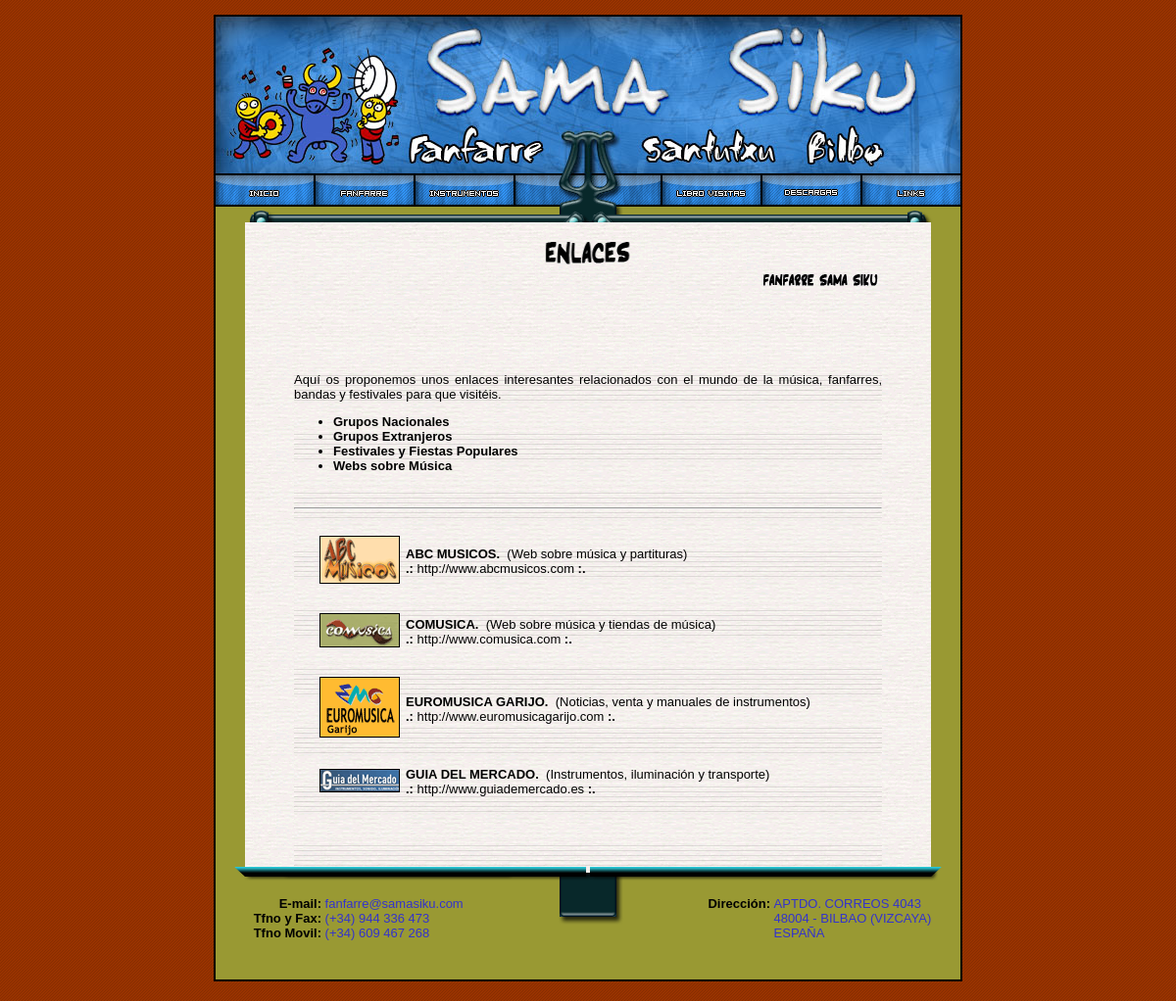
Page /cast/enlaces.php?Id_grupo=4 on the committed database.
### tables this page shows
CREATE TABLE `grupoenlaces` (
  `Id_grupo` int(11) NOT NULL auto_increment,
  `Grupo` varchar(50) default NULL,
  `Orden` int(11) default NULL,
  PRIMARY KEY  (`Id_grupo`)
);

CREATE TABLE `enlaces` (
  `Id_enlaces` int(11) NOT NULL auto_increment,
  `Titulo` varchar(50) default NULL,
  `Comentario` varchar(50) default NULL,
  `Web` varchar(50) default NULL,
  `Foto` varchar(50) default NULL,
  `Grupo` int(11) default NULL,
  PRIMARY KEY  (`Id_enlaces`)
);

### cast/enlaces.php (the view, shortened to what this page needs)
<?php
	$link = mysql_connect("localhost", "samasiku", "kaochimqqf00");
	$Id_grupo = $_GET["Id_grupo"];
	include ("inc/cabecera.php");
?>
				<br />
				<img src="/imagenes/enlaces.png" width="95" height="30" alt="" />
				<br />
				<img src="/imagenes/autor.png" width="125" height="20" style="float:right" alt="" />
				</div>
				<div id="parti">
		<p>Aqu&iacute; os proponemos unos enlaces interesantes relacionados
		con el mundo de la m&uacute;sica, fanfarres, bandas y festivales para que visit&eacute;is.</p>
<?php
	$result2 = mysql_query("SELECT * FROM grupoenlaces ORDER BY Orden", $link);
	if ($r2 = mysql_fetch_array($result2))
	{
			echo "<ul> \n";
		Do
		{
			echo "<li><a href=\"?Id_grupo=".$r2[Id_grupo]."\"><b>".$r2["Grupo"]."</b></a></li> \n";
		}
		while ($r2 = mysql_fetch_array($result2));
			echo "</ul> \n";
	}
	else
	{
		echo "&nbsp; \n";
	}
	echo "<br /><hr /><br /> \n";
	echo "<div style=\"text-align:left; margin-left:20px\"> \n";
	echo "<table border=\"0\" cellpadding=\"0\" cellspacing=\"6\"> \n";
	$result1 = mysql_query("SELECT * FROM enlaces WHERE Grupo=$Id_grupo ORDER BY Titulo", $link);
	if ($r1 = mysql_fetch_array($result1))
	{
		Do
		{
			echo "<tr>\n";
			echo "<td>\n";
			echo "<a href=\"".$r1["Web"]."\" rel=\"external\"><img src=\"../../imagenes/".$r1["Foto"]."\" style=\"border:1px solid #000\" alt=\"\" /></a> \n";
			echo "</td>\n";
			echo "<td>\n";
			echo "<b>".$r1["Titulo"].".</b>\n";
			If ($r1["Comentario"] != "")
			{
				echo "&nbsp;(".$r1["Comentario"].")\n";
			}
			echo "<br />\n";
			echo "<b>.:</b>&nbsp;<a href=\"".$r1["Web"]."\" rel=\"external\">".$r1["Web"]."</a><b> :.</b>\n";
			echo "</td>\n";
			echo "</tr>\n";
			echo "<tr>\n";
			echo "<td colspan=\"2\"><br /></td>\n";
			echo "</tr>\n";
		}
		while ($r1 = mysql_fetch_array($result1));
	}
	else
	{
		echo "<center><b>NO HAY NINGUN ENLACE</b></center> \n";
	}
?>
		</table>
		</div>
				<br /><br /><br />
				</div>
<?php
	include ("inc/pie.php");
?>

### css/principal.css (style rules this page uses)
body { background-color: #000000; font-family: "Trebuchet MS", Verdana, Helvetica; font-size: 13px; background-image: url(../imagenes/fondo.gif); text-align:center; margin-top: 0px; }
li { list-style-type: disc; }
#P, #parti P { font-family: "Trebuchet MS", Verdana, Helvetica; font-size: 13px; text-align: justify; }
#parti td { font-family: "Trebuchet MS", Verdana, Helvetica; font-size: 13px }
#parti A { font-family: "Trebuchet MS", Verdana, Helvetica; text-decoration: none; color: #000; font-size: 13px }
#parti { position: relative; width: 600px; background-image: url(../imagenes/fondo_parti.png); margin: 0px 50px 0px 50px; text-align: left; }

### rows in the picture
grupoenlaces: Grupo "Grupos Nacionales"
grupoenlaces: Grupo "Grupos Extranjeros"
grupoenlaces: Grupo "Festivales y Fiestas Populares"
grupoenlaces: Grupo "Webs sobre Música"
enlaces: Foto (picture), Titulo "ABC MUSICOS", Comentario "Web sobre música y partituras", Web "http://www.abcmusicos.com"
enlaces: Foto (picture), Titulo "COMUSICA", Comentario "Web sobre música y tiendas de música", Web "http://www.comusica.com"
enlaces: Foto (picture), Titulo "EUROMUSICA GARIJO", Comentario "Noticias, venta y manuales de instrumentos", Web "http://www.euromusicagarijo.com"
enlaces: Foto (picture), Titulo "GUIA DEL MERCADO", Comentario "Instrumentos, iluminación y transporte", Web "http://www.guiademercado.es"
